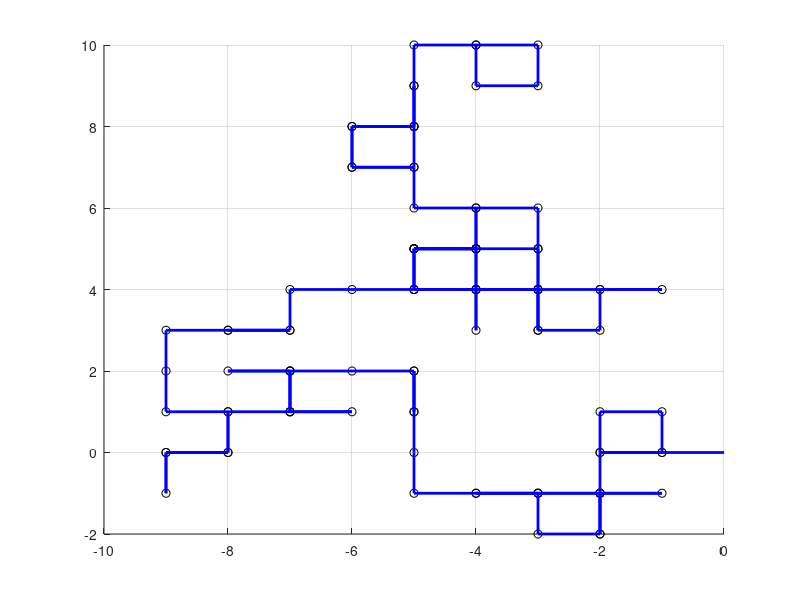
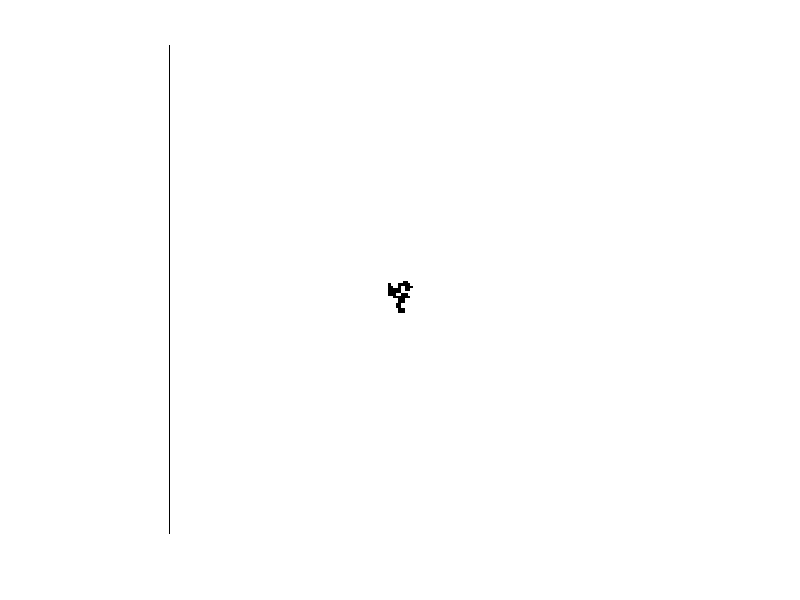

Write the MATLAB code that produced these figures, in order.
% Step 6, putting the random walk onto the array and displaying it

% Initial variables
steps = 100;
canvas_size = 201;
offset = floor(canvas_size / 2);
pos = [0,0];
x_vals = pos(1);
y_vals = pos(2); 

% Initial array
image = ones(canvas_size, canvas_size);

 % loop for random walk generating map 
hold on 
for step = 1:steps
    dir = randi([1, 4]);
    switch dir
        case 1 % up
            if pos(2) < 100 
            pos(2) = pos(2) + 1;
            end 

        case 2 %right
            if pos(1) < 100
            pos(1) = pos(1) + 1;
            end

        case 3 % south
            if pos(2) > -100 
            pos(2) = pos(2) - 1;
            end

        case 4 % west
            if pos(1) > -100
            pos(1) = pos(1) - 1;
            end
    end

    % Saving coordinates for array
    x_vals = [x_vals, pos(1)];
    y_vals = [y_vals, pos(2)];

    % Plotting map
    plot(pos(1), pos(2), 'ko'); 
    %pause(0.05);  
    
end

% Setting positions on the array using previous x/y values
for i = 1:length(x_vals)
    grid_x = x_vals(i) + offset;  
    grid_y = y_vals(i) + offset;  
    
    image(grid_y, grid_x) = 0;
end

% Plots all points together
grid on
plot(x_vals, y_vals, 'b-', 'LineWidth', 2);

% Displays array and plot
figure;
imshow(image)
